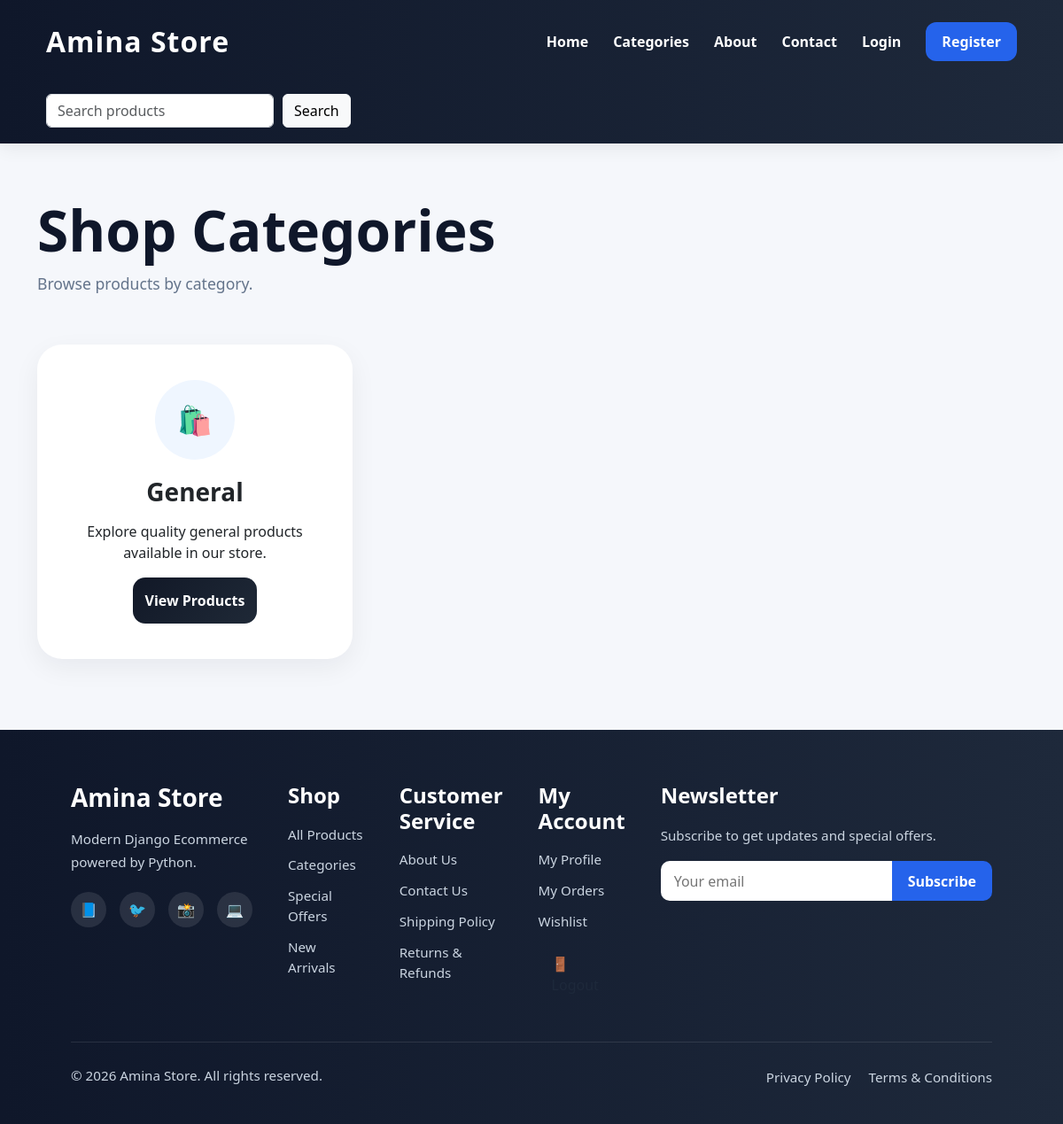
The page /categories/ on the database as committed earlier.
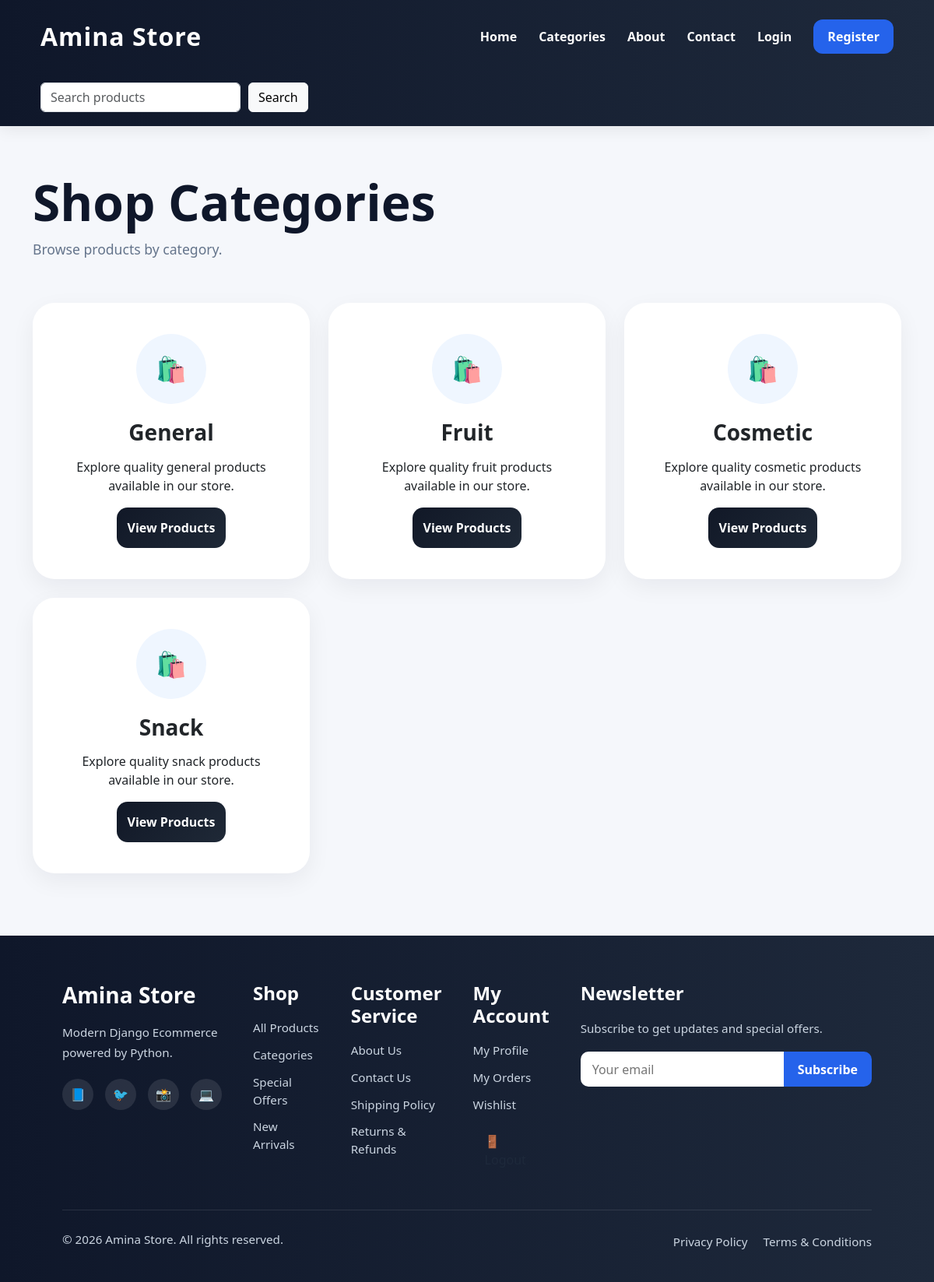
The same page on the database as committed later.
### products/models.py (models this page shows, shortened)
class Product(models.Model):
    name = models.CharField(max_length=200)
    description = models.TextField()
    category = models.CharField(max_length=100)
    image = models.ImageField(upload_to='products/')
    price = models.DecimalField(max_digits=10, decimal_places=2)
    stock = models.IntegerField()
    created_at = models.DateTimeField(auto_now_add=True)

### products/views.py (the view)
# urls.py: path('categories/', views.categories, name='categories'),
def categories(request):
    categories = Product.objects.values_list(
        'category',
        flat=True
    ).distinct()
    return render(request,
                  'products/categories.html',
                  {'categories': categories})

### products/templates/products/categories.html
{% extends 'base.html' %}
{% block content %}
<div class="page-header">
    <h1>Shop Categories</h1>
    <p>
        Browse products by category.
    </p>
</div>
<div class="row g-4">
    {% for category in categories %}
    <div class="col-lg-4 col-md-6">
        <div class="category-card">
            <div class="category-icon">
                🛍️
            </div>
            <h3>{{ category }}</h3>
            <p>
                Explore quality {{ category|lower }}
                products available in our store.
            </p>
            <a href="/?category={{ category }}"
               class="btn btn-dark">
                View Products
            </a>
        </div>
    </div>
    {% endfor %}
</div>
{% endblock %}

Rows that differ between the two databases and show on the page:
added Product: category "Fruit", category "fruit"
added Product: category "Cosmetic", category "cosmetic"
added Product: category "Snack", category "snack"
